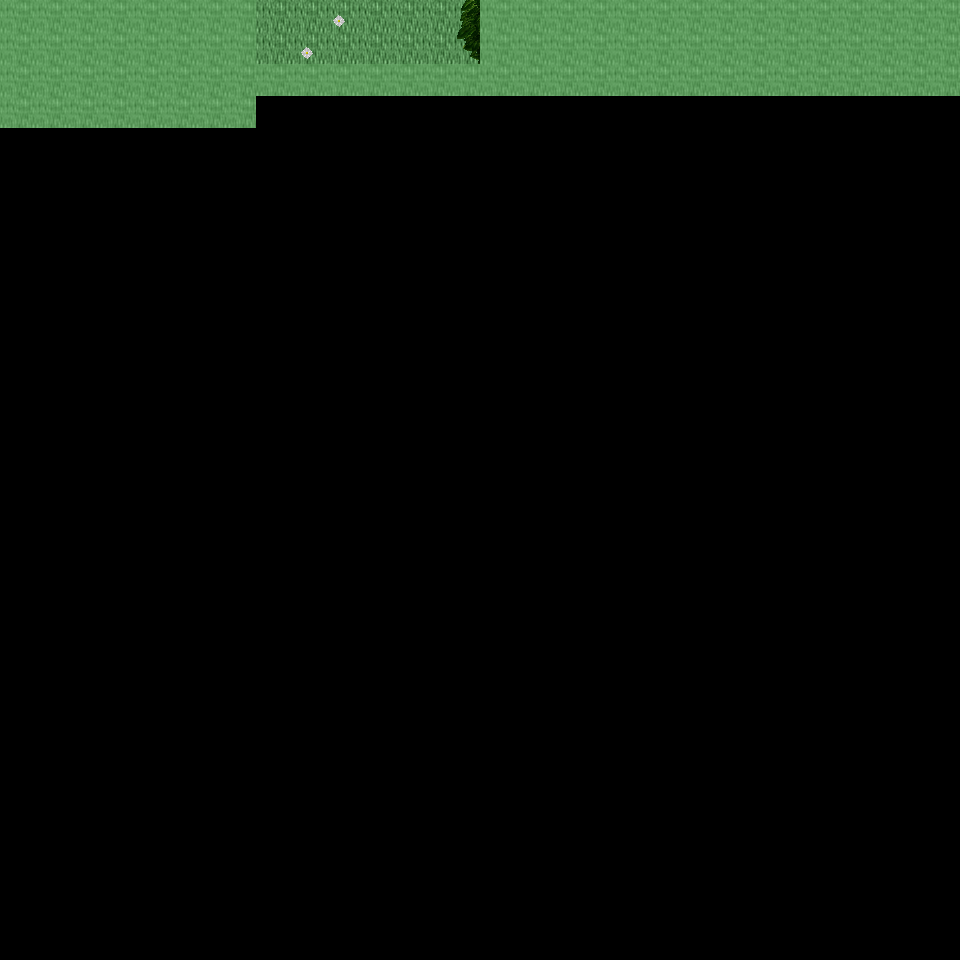

A level layout from a 2D game, rendered from its tile map. Below: a short description, then the map file with tile-grid data replaced by summaries:
An orthogonal 30x30 tile map with 32x32 px tiles, 6 tile layers (Ground, Object, Object2, Above, ...), 13 tilesets and 2 objects (2x mapExit).

<map version="1.0" orientation="orthogonal" renderorder="right-down" width="30" height="30" tilewidth="32" tileheight="32" nextobjectid="3">
  <tileset firstgid="1" name="tileset_ground_ground" tilewidth="32" tileheight="32" tilecount="33" columns="3">
    <image source="../drawable/tileset_ground_ground.png" width="96" height="352" />
  </tileset>
  <tileset firstgid="34" name="tileset_plant_grasses" tilewidth="32" tileheight="32" tilecount="6" columns="3">
    <image source="../drawable/tileset_plant_grasses.png" width="96" height="64" />
  </tileset>
  <tileset firstgid="40" name="tileset_plant_flower_daisy_white" tilewidth="32" tileheight="32" tilecount="8" columns="2">
    <image source="../drawable/tileset_plant_flower_daisy_white.png" width="64" height="128" />
  </tileset>
  <tileset firstgid="48" name="tileset_plant_flower_daisy_yellow" tilewidth="32" tileheight="32" tilecount="8" columns="2">
    <image source="../drawable/tileset_plant_flower_daisy_yellow.png" width="64" height="128" />
  </tileset>
  <tileset firstgid="56" name="tileset_plant_bush_bushes" tilewidth="32" tileheight="32" tilecount="10" columns="5">
    <image source="../drawable/tileset_plant_bush_bushes.png" width="160" height="64" />
  </tileset>
  <tileset firstgid="66" name="tileset_plant_tree_tree_darkgreen" tilewidth="32" tileheight="32" tilecount="88" columns="8">
    <image source="../drawable/tileset_plant_tree_tree_darkgreen.png" width="256" height="352" />
  </tileset>
  <tileset firstgid="154" name="tileset_logic_creature_elf" tilewidth="32" tileheight="32" tilecount="16" columns="8">
    <image source="../drawable/tileset_logic_creature_elf.png" width="256" height="64" />
  </tileset>
  <tileset firstgid="170" name="tileset_logic_creature_rodent" tilewidth="32" tileheight="32" tilecount="8" columns="8">
    <image source="../drawable/tileset_logic_creature_rodent.png" width="256" height="32" />
  </tileset>
  <tileset firstgid="178" name="tileset_logic_creature_animal" tilewidth="32" tileheight="32" tilecount="32" columns="8">
    <image source="../drawable/tileset_logic_creature_animal.png" width="256" height="128" />
  </tileset>
  <tileset firstgid="210" name="tileset_logic_item_resources" tilewidth="32" tileheight="32" tilecount="6" columns="6">
    <image source="../drawable/tileset_logic_item_resources.png" width="192" height="32" />
  </tileset>
  <tileset firstgid="216" name="tileset_logic_item_mushroom" tilewidth="32" tileheight="32" tilecount="6" columns="6">
    <image source="../drawable/tileset_logic_item_mushroom.png" width="192" height="32" />
  </tileset>
  <tileset firstgid="222" name="tileset_logic_collision" tilewidth="32" tileheight="32" tilecount="1" columns="1">
    <image source="../drawable/tileset_logic_collision.png" width="32" height="32" />
  </tileset>
  <tileset firstgid="223" name="tileset_logic_item_herb" tilewidth="32" tileheight="32" tilecount="5" columns="5">
    <image source="../drawable/tileset_logic_item_herb.png" width="160" height="32" />
  </tileset>
  <layer name="Ground" width="30" height="30">
    <data>[900 cells, 98 non-empty, 1 distinct tile ids]</data>
  </layer>
  <layer name="Object" width="30" height="30">
    <data>[900 cells, 4 non-empty, 1 distinct tile ids]</data>
  </layer>
  <layer name="Object2" width="30" height="30">
    <data>[900 cells, 2 non-empty, 2 distinct tile ids]</data>
  </layer>
  <layer name="Above" width="30" height="30">
    <data>[900 cells, 86 non-empty, 17 distinct tile ids]</data>
  </layer>
  <layer name="Above2" width="30" height="30">
    <data>[900 cells, 0 non-empty, 0 distinct tile ids]</data>
  </layer>
  <layer name="Walkable" width="30" height="30">
    <data>[900 cells, 84 non-empty, 1 distinct tile ids]</data>
  </layer>
  <objectgroup name="MapEvents">
    <object id="1" name="north" type="mapExit" x="256" y="0" width="224" height="32">
      <properties>
        <property name="map" value="level_0_x140_y26" />
        <property name="x" value="8" />
        <property name="y" value="28" />
      </properties>
    </object>
    <object id="2" name="west" type="mapExit" x="0" y="128" width="32" height="832">
      <properties>
        <property name="map" value="level_0_x139_y27" />
        <property name="x" value="28" />
        <property name="y" value="4" />
      </properties>
    </object>
  </objectgroup>
</map>
